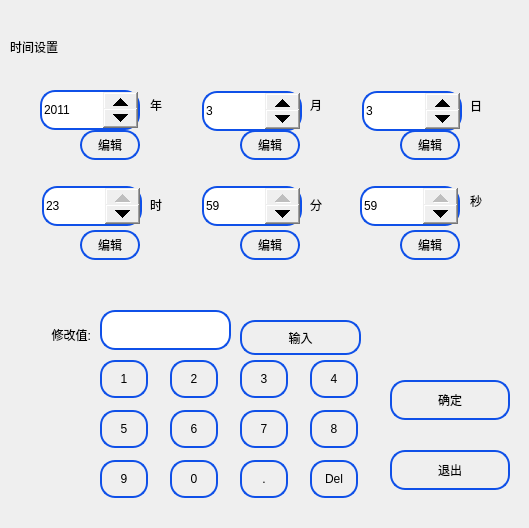
<?xml version="1.0" encoding="UTF-8"?>
<ui version="4.0">
 <class>TimeSettingDlg</class>
 <widget class="QDialog" name="TimeSettingDlg">
  <property name="enabled">
   <bool>true</bool>
  </property>
  <property name="geometry">
   <rect>
    <x>0</x>
    <y>0</y>
    <width>529</width>
    <height>528</height>
   </rect>
  </property>
  <property name="windowTitle">
   <string>Dialog</string>
  </property>
  <property name="styleSheet">
   <string notr="true">QSpinBox
{
	border:2px solid rgb(15,80,232);
	border-radius:15px;
}
QLineEdit
{
	border:2px solid rgb(15,80,232);
	border-radius:15px;
}
QPushButton
{
	border:2px solid rgb(15,80,232);
	border-radius:15px;
}</string>
  </property>
  <widget class="QLabel" name="label_34">
   <property name="geometry">
    <rect>
     <x>470</x>
     <y>91</y>
     <width>30</width>
     <height>30</height>
    </rect>
   </property>
   <property name="focusPolicy">
    <enum>Qt::NoFocus</enum>
   </property>
   <property name="text">
    <string>日</string>
   </property>
  </widget>
  <widget class="QLabel" name="label_11">
   <property name="geometry">
    <rect>
     <x>10</x>
     <y>26</y>
     <width>121</width>
     <height>41</height>
    </rect>
   </property>
   <property name="focusPolicy">
    <enum>Qt::NoFocus</enum>
   </property>
   <property name="text">
    <string>时间设置</string>
   </property>
  </widget>
  <widget class="QSpinBox" name="monSpin">
   <property name="geometry">
    <rect>
     <x>202</x>
     <y>91</y>
     <width>100</width>
     <height>40</height>
    </rect>
   </property>
   <property name="focusPolicy">
    <enum>Qt::StrongFocus</enum>
   </property>
   <property name="styleSheet">
    <string notr="true">QSpinBox::up-button
{
	width: 35px;
	height: 20px;
}

QSpinBox::down-button
{
	width: 35px;
	height: 20px;
}</string>
   </property>
   <property name="minimum">
    <number>1</number>
   </property>
   <property name="maximum">
    <number>12</number>
   </property>
   <property name="value">
    <number>3</number>
   </property>
  </widget>
  <widget class="QPushButton" name="timeSet_but">
   <property name="geometry">
    <rect>
     <x>390</x>
     <y>380</y>
     <width>120</width>
     <height>40</height>
    </rect>
   </property>
   <property name="focusPolicy">
    <enum>Qt::StrongFocus</enum>
   </property>
   <property name="styleSheet">
    <string notr="true"/>
   </property>
   <property name="text">
    <string>确定</string>
   </property>
  </widget>
  <widget class="QLabel" name="label_37">
   <property name="geometry">
    <rect>
     <x>470</x>
     <y>186</y>
     <width>30</width>
     <height>30</height>
    </rect>
   </property>
   <property name="focusPolicy">
    <enum>Qt::NoFocus</enum>
   </property>
   <property name="text">
    <string>秒</string>
   </property>
  </widget>
  <widget class="QLabel" name="label_36">
   <property name="geometry">
    <rect>
     <x>310</x>
     <y>190</y>
     <width>30</width>
     <height>30</height>
    </rect>
   </property>
   <property name="focusPolicy">
    <enum>Qt::NoFocus</enum>
   </property>
   <property name="text">
    <string>分</string>
   </property>
  </widget>
  <widget class="QSpinBox" name="minSpin">
   <property name="geometry">
    <rect>
     <x>202</x>
     <y>186</y>
     <width>100</width>
     <height>40</height>
    </rect>
   </property>
   <property name="focusPolicy">
    <enum>Qt::StrongFocus</enum>
   </property>
   <property name="styleSheet">
    <string notr="true">QSpinBox::up-button
{
	width: 35px;
	height: 20px;
}

QSpinBox::down-button
{
	width: 35px;
	height: 20px;
}</string>
   </property>
   <property name="minimum">
    <number>0</number>
   </property>
   <property name="maximum">
    <number>59</number>
   </property>
   <property name="value">
    <number>59</number>
   </property>
  </widget>
  <widget class="QSpinBox" name="daySpin">
   <property name="geometry">
    <rect>
     <x>362</x>
     <y>91</y>
     <width>100</width>
     <height>40</height>
    </rect>
   </property>
   <property name="focusPolicy">
    <enum>Qt::StrongFocus</enum>
   </property>
   <property name="styleSheet">
    <string notr="true">QSpinBox::up-button
{
	width: 35px;
	height: 20px;
}

QSpinBox::down-button
{
	width: 35px;
	height: 20px;
}</string>
   </property>
   <property name="minimum">
    <number>1</number>
   </property>
   <property name="maximum">
    <number>31</number>
   </property>
   <property name="value">
    <number>3</number>
   </property>
  </widget>
  <widget class="QLabel" name="label_32">
   <property name="geometry">
    <rect>
     <x>150</x>
     <y>90</y>
     <width>30</width>
     <height>30</height>
    </rect>
   </property>
   <property name="focusPolicy">
    <enum>Qt::NoFocus</enum>
   </property>
   <property name="text">
    <string>年</string>
   </property>
  </widget>
  <widget class="QLabel" name="label_33">
   <property name="geometry">
    <rect>
     <x>310</x>
     <y>90</y>
     <width>30</width>
     <height>30</height>
    </rect>
   </property>
   <property name="focusPolicy">
    <enum>Qt::NoFocus</enum>
   </property>
   <property name="text">
    <string>月</string>
   </property>
  </widget>
  <widget class="QSpinBox" name="hourSpin">
   <property name="geometry">
    <rect>
     <x>42</x>
     <y>186</y>
     <width>100</width>
     <height>40</height>
    </rect>
   </property>
   <property name="focusPolicy">
    <enum>Qt::StrongFocus</enum>
   </property>
   <property name="styleSheet">
    <string notr="true">QSpinBox::up-button
{
	width: 35px;
	height: 20px;
}

QSpinBox::down-button
{
	width: 35px;
	height: 20px;
}</string>
   </property>
   <property name="minimum">
    <number>0</number>
   </property>
   <property name="maximum">
    <number>23</number>
   </property>
   <property name="value">
    <number>23</number>
   </property>
  </widget>
  <widget class="QSpinBox" name="yearSpin">
   <property name="geometry">
    <rect>
     <x>40</x>
     <y>90</y>
     <width>100</width>
     <height>40</height>
    </rect>
   </property>
   <property name="minimumSize">
    <size>
     <width>0</width>
     <height>40</height>
    </size>
   </property>
   <property name="maximumSize">
    <size>
     <width>16777215</width>
     <height>40</height>
    </size>
   </property>
   <property name="focusPolicy">
    <enum>Qt::StrongFocus</enum>
   </property>
   <property name="styleSheet">
    <string notr="true">QSpinBox::up-button
{
	width: 35px;
	height: 20px;
}

QSpinBox::down-button
{
	width: 35px;
	height: 20px;
}
</string>
   </property>
   <property name="minimum">
    <number>2000</number>
   </property>
   <property name="maximum">
    <number>2035</number>
   </property>
   <property name="value">
    <number>2011</number>
   </property>
  </widget>
  <widget class="QSpinBox" name="secSpin">
   <property name="geometry">
    <rect>
     <x>360</x>
     <y>186</y>
     <width>100</width>
     <height>40</height>
    </rect>
   </property>
   <property name="focusPolicy">
    <enum>Qt::StrongFocus</enum>
   </property>
   <property name="styleSheet">
    <string notr="true">QSpinBox::up-button
{
	width: 35px;
	height: 20px;
}

QSpinBox::down-button
{
	width: 35px;
	height: 20px;
}</string>
   </property>
   <property name="minimum">
    <number>0</number>
   </property>
   <property name="maximum">
    <number>59</number>
   </property>
   <property name="value">
    <number>59</number>
   </property>
  </widget>
  <widget class="QLabel" name="label_35">
   <property name="geometry">
    <rect>
     <x>150</x>
     <y>190</y>
     <width>30</width>
     <height>30</height>
    </rect>
   </property>
   <property name="focusPolicy">
    <enum>Qt::NoFocus</enum>
   </property>
   <property name="text">
    <string>时</string>
   </property>
  </widget>
  <widget class="QPushButton" name="hourBtn">
   <property name="geometry">
    <rect>
     <x>80</x>
     <y>230</y>
     <width>60</width>
     <height>30</height>
    </rect>
   </property>
   <property name="minimumSize">
    <size>
     <width>0</width>
     <height>30</height>
    </size>
   </property>
   <property name="maximumSize">
    <size>
     <width>16777215</width>
     <height>30</height>
    </size>
   </property>
   <property name="styleSheet">
    <string notr="true"/>
   </property>
   <property name="text">
    <string>编辑</string>
   </property>
  </widget>
  <widget class="QPushButton" name="minBtn">
   <property name="geometry">
    <rect>
     <x>240</x>
     <y>230</y>
     <width>60</width>
     <height>30</height>
    </rect>
   </property>
   <property name="minimumSize">
    <size>
     <width>0</width>
     <height>30</height>
    </size>
   </property>
   <property name="maximumSize">
    <size>
     <width>16777215</width>
     <height>30</height>
    </size>
   </property>
   <property name="styleSheet">
    <string notr="true"/>
   </property>
   <property name="text">
    <string>编辑</string>
   </property>
  </widget>
  <widget class="QPushButton" name="secBtn">
   <property name="geometry">
    <rect>
     <x>400</x>
     <y>230</y>
     <width>60</width>
     <height>30</height>
    </rect>
   </property>
   <property name="minimumSize">
    <size>
     <width>0</width>
     <height>30</height>
    </size>
   </property>
   <property name="maximumSize">
    <size>
     <width>16777215</width>
     <height>30</height>
    </size>
   </property>
   <property name="styleSheet">
    <string notr="true"/>
   </property>
   <property name="text">
    <string>编辑</string>
   </property>
  </widget>
  <widget class="QPushButton" name="yearBtn">
   <property name="geometry">
    <rect>
     <x>80</x>
     <y>130</y>
     <width>60</width>
     <height>30</height>
    </rect>
   </property>
   <property name="minimumSize">
    <size>
     <width>0</width>
     <height>30</height>
    </size>
   </property>
   <property name="maximumSize">
    <size>
     <width>16777215</width>
     <height>30</height>
    </size>
   </property>
   <property name="styleSheet">
    <string notr="true"/>
   </property>
   <property name="text">
    <string>编辑</string>
   </property>
  </widget>
  <widget class="QPushButton" name="monBtn">
   <property name="geometry">
    <rect>
     <x>240</x>
     <y>130</y>
     <width>60</width>
     <height>30</height>
    </rect>
   </property>
   <property name="minimumSize">
    <size>
     <width>0</width>
     <height>30</height>
    </size>
   </property>
   <property name="maximumSize">
    <size>
     <width>16777215</width>
     <height>30</height>
    </size>
   </property>
   <property name="styleSheet">
    <string notr="true"/>
   </property>
   <property name="text">
    <string>编辑</string>
   </property>
  </widget>
  <widget class="QPushButton" name="dayBtn">
   <property name="geometry">
    <rect>
     <x>400</x>
     <y>130</y>
     <width>60</width>
     <height>30</height>
    </rect>
   </property>
   <property name="minimumSize">
    <size>
     <width>0</width>
     <height>30</height>
    </size>
   </property>
   <property name="maximumSize">
    <size>
     <width>16777215</width>
     <height>30</height>
    </size>
   </property>
   <property name="styleSheet">
    <string notr="true"/>
   </property>
   <property name="text">
    <string>编辑</string>
   </property>
  </widget>
  <widget class="QPushButton" name="btn_8">
   <property name="geometry">
    <rect>
     <x>310</x>
     <y>410</y>
     <width>48</width>
     <height>38</height>
    </rect>
   </property>
   <property name="text">
    <string>8</string>
   </property>
  </widget>
  <widget class="QPushButton" name="btn_3">
   <property name="geometry">
    <rect>
     <x>240</x>
     <y>360</y>
     <width>48</width>
     <height>38</height>
    </rect>
   </property>
   <property name="text">
    <string>3</string>
   </property>
  </widget>
  <widget class="QPushButton" name="btn_5">
   <property name="geometry">
    <rect>
     <x>100</x>
     <y>410</y>
     <width>48</width>
     <height>38</height>
    </rect>
   </property>
   <property name="text">
    <string>5</string>
   </property>
  </widget>
  <widget class="QPushButton" name="btn_point">
   <property name="geometry">
    <rect>
     <x>240</x>
     <y>460</y>
     <width>48</width>
     <height>38</height>
    </rect>
   </property>
   <property name="text">
    <string>.</string>
   </property>
  </widget>
  <widget class="QPushButton" name="btn_2">
   <property name="geometry">
    <rect>
     <x>170</x>
     <y>360</y>
     <width>48</width>
     <height>38</height>
    </rect>
   </property>
   <property name="styleSheet">
    <string notr="true"/>
   </property>
   <property name="text">
    <string>2</string>
   </property>
  </widget>
  <widget class="QPushButton" name="btn_7">
   <property name="geometry">
    <rect>
     <x>240</x>
     <y>410</y>
     <width>48</width>
     <height>38</height>
    </rect>
   </property>
   <property name="text">
    <string>7</string>
   </property>
  </widget>
  <widget class="QPushButton" name="btn_6">
   <property name="geometry">
    <rect>
     <x>170</x>
     <y>410</y>
     <width>48</width>
     <height>38</height>
    </rect>
   </property>
   <property name="text">
    <string>6</string>
   </property>
  </widget>
  <widget class="QPushButton" name="btn_4">
   <property name="geometry">
    <rect>
     <x>310</x>
     <y>360</y>
     <width>48</width>
     <height>38</height>
    </rect>
   </property>
   <property name="text">
    <string>4</string>
   </property>
  </widget>
  <widget class="QLabel" name="label_7">
   <property name="geometry">
    <rect>
     <x>0</x>
     <y>320</y>
     <width>91</width>
     <height>30</height>
    </rect>
   </property>
   <property name="text">
    <string>修改值:</string>
   </property>
   <property name="alignment">
    <set>Qt::AlignRight|Qt::AlignTrailing|Qt::AlignVCenter</set>
   </property>
   <property name="buddy">
    <cstring>lineEdit</cstring>
   </property>
  </widget>
  <widget class="QPushButton" name="btn_9">
   <property name="geometry">
    <rect>
     <x>100</x>
     <y>460</y>
     <width>48</width>
     <height>38</height>
    </rect>
   </property>
   <property name="text">
    <string>9</string>
   </property>
  </widget>
  <widget class="QPushButton" name="btn_1">
   <property name="geometry">
    <rect>
     <x>100</x>
     <y>360</y>
     <width>48</width>
     <height>38</height>
    </rect>
   </property>
   <property name="styleSheet">
    <string notr="true"/>
   </property>
   <property name="text">
    <string>1</string>
   </property>
  </widget>
  <widget class="QPushButton" name="btn_del">
   <property name="geometry">
    <rect>
     <x>310</x>
     <y>460</y>
     <width>48</width>
     <height>38</height>
    </rect>
   </property>
   <property name="text">
    <string>Del</string>
   </property>
  </widget>
  <widget class="QPushButton" name="btn_enter">
   <property name="geometry">
    <rect>
     <x>240</x>
     <y>320</y>
     <width>121</width>
     <height>35</height>
    </rect>
   </property>
   <property name="styleSheet">
    <string notr="true"/>
   </property>
   <property name="text">
    <string>输入</string>
   </property>
  </widget>
  <widget class="QLineEdit" name="lineEdit">
   <property name="geometry">
    <rect>
     <x>100</x>
     <y>310</y>
     <width>131</width>
     <height>40</height>
    </rect>
   </property>
   <property name="minimumSize">
    <size>
     <width>0</width>
     <height>40</height>
    </size>
   </property>
   <property name="maximumSize">
    <size>
     <width>16777215</width>
     <height>40</height>
    </size>
   </property>
  </widget>
  <widget class="QPushButton" name="btn_0">
   <property name="geometry">
    <rect>
     <x>170</x>
     <y>460</y>
     <width>48</width>
     <height>38</height>
    </rect>
   </property>
   <property name="text">
    <string>0</string>
   </property>
  </widget>
  <widget class="QPushButton" name="quitBtn">
   <property name="geometry">
    <rect>
     <x>390</x>
     <y>450</y>
     <width>120</width>
     <height>40</height>
    </rect>
   </property>
   <property name="focusPolicy">
    <enum>Qt::StrongFocus</enum>
   </property>
   <property name="styleSheet">
    <string notr="true"/>
   </property>
   <property name="text">
    <string>退出</string>
   </property>
  </widget>
 </widget>
 <tabstops>
  <tabstop>yearSpin</tabstop>
  <tabstop>monSpin</tabstop>
  <tabstop>daySpin</tabstop>
  <tabstop>hourSpin</tabstop>
  <tabstop>minSpin</tabstop>
  <tabstop>secSpin</tabstop>
  <tabstop>timeSet_but</tabstop>
 </tabstops>
 <resources/>
 <connections/>
</ui>
